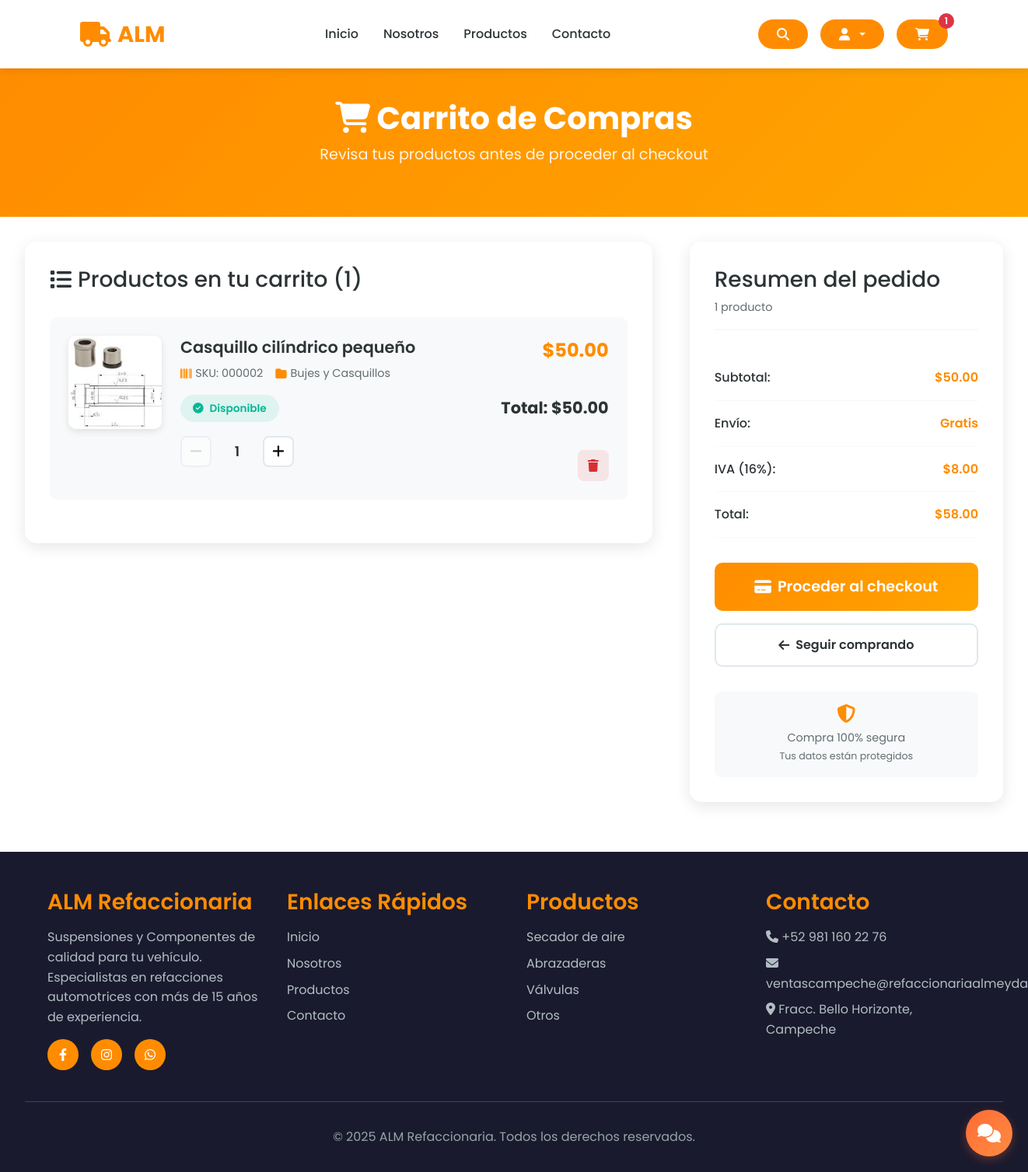
The app's page /cart/ (signed in), older data.
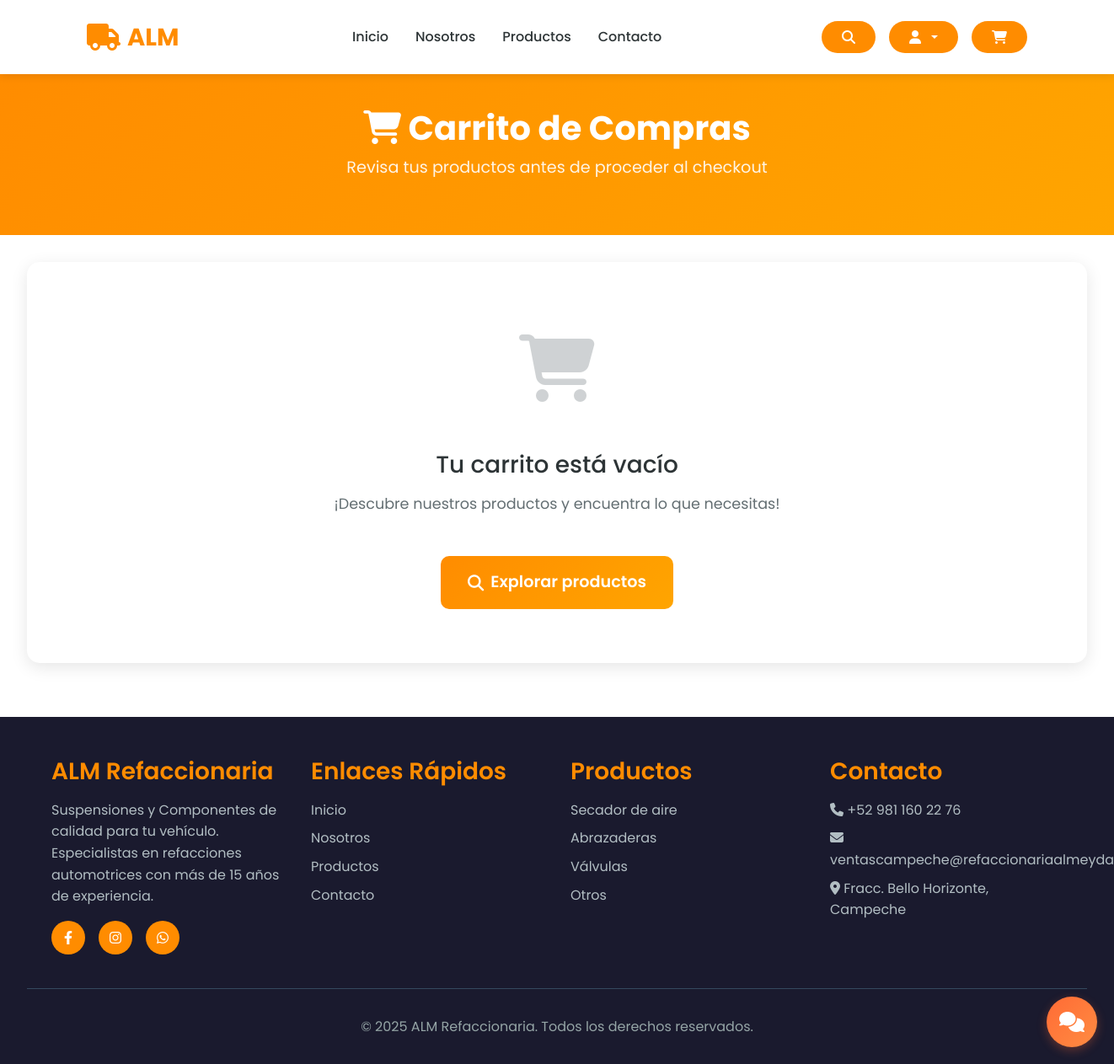
The same page, newer data.
### store/models.py (models this page shows, shortened)
class Order(models.Model):
    STATUS_CHOICES = [
        ('Pendiente', 'Pendiente'),
        ('Procesando', 'Procesando'),
        ('Enviado', 'Enviado'),
        ('Entregado', 'Entregado'),
        ('Cancelado', 'Cancelado'),
    ]
    customer = models.ForeignKey(Customer, on_delete=models.SET_NULL, null=True, blank=True)
    date_ordered = models.DateTimeField(auto_now_add=True)
    complete = models.BooleanField(default=False)
    transaction_id = models.CharField(max_length=200, null=True)
    status = models.CharField(max_length=20, choices=STATUS_CHOICES, default='Pendiente')
    estimated_delivery = models.DateField(null=True, blank=True)
    custom_message = models.TextField(null=True, blank=True)
    @property
    def get_cart_items(self):
        return sum(item.quantity for item in self.orderitem_set.all())
    @property
    def get_cart_total(self):
        return sum(item.get_total for item in self.orderitem_set.all())
    @property
    def get_cart_iva(self):
        return self.get_cart_total * 0.16
    @property
    def get_cart_total_with_iva(self):
        return self.get_cart_total * 1.16

class OrderItem(models.Model):
    product = models.ForeignKey(Product, on_delete=models.SET_NULL, null=True)
    order = models.ForeignKey(Order, on_delete=models.SET_NULL, null=True)
    quantity = models.IntegerField(default=0)
    date_added = models.DateTimeField(auto_now_add=True)
    @property
    def get_total(self):
        if not self.product:  # Si no hay producto
            return 0
        if self.product.offer and self.product.offer_price is not None:
            return self.product.offer_price * self.quantity
        return self.product.price * self.quantity

class Product(models.Model):
    CATEGORY_CHOICES = [
        ('Sujeción y Soporte', 'Sujeción y Soporte'),
        ('Motor y Transmisión', 'Motor y Transmisión'),
        ('Sistema hidraulico y Neumatico', 'Sistema hidraulico y Neumatico'),
        ('Bujes y Casquillos', 'Bujes y Casquillos'),
        ('Sistema de Frenos', 'Sistema de Frenos'),
        ('Accesorios y Misceláneos', 'Accesorios y Misceláneos'),
    ]
    MATERIAL_CHOICES = [
        ('Acero', 'Acero'),
        ('Hierro fundido', 'Hierro fundido'),
        ('Bronce / Latón', 'Bronce / Latón'),
        ('Aluminio', 'Aluminio'),
        ('Goma / Poliuretano', 'Goma / Poliuretano'),
        ('Otro', 'Otro'),
    ]
    PROVEEDOR_CHOICES = [
        ('Productos Almeyda', 'Productos Almeyda'),
    ]
    proveedor = models.CharField(max_length=100, choices=PROVEEDOR_CHOICES)
    seller = models.ForeignKey(User, on_delete=models.CASCADE)
    name = models.CharField(max_length=200)
    description = models.TextField(max_length=1000, null=True, blank=True)
    price = models.FloatField()
    offer_price = models.FloatField(null=True, blank=True)
    offer = models.BooleanField(default=False)
    quantity = models.IntegerField()
    category = models.CharField(max_length=50, choices=CATEGORY_CHOICES)
    height_cm = models.FloatField()
    width_cm = models.FloatField()
    material = models.CharField(max_length=50, choices=MATERIAL_CHOICES)
    likes = models.ManyToManyField(User, related_name='liked_products', blank=True)
    date_of_delivery = models.DateField(null=True, blank=True)
    image = models.ImageField(null=True, blank=False)
    imageuno = models.ImageField(null=True, blank=False)
    imagedos = models.ImageField(null=True, blank=False)
    imagetres = models.ImageField(null=True, blank=False)
    @property
    def imageURL(self):
        try:
            url = self.image.url
        except:
            url = ''
        return url

### store/views.py (the view)
# urls.py: path('cart/', views.cart, name="cart"),
def cart(request):
    data = cartData(request)
    cartItems = data['cartItems']
    order = data['order']
    items = data['items']
    has_out_of_stock = False
    insufficient_stock_items = []
    for item in items:
        if item.product.quantity == 0 or item.quantity > item.product.quantity:
            has_out_of_stock = True
            insufficient_stock_items.append({
                'product': item.product,
                'available': item.product.quantity,
                'requested': item.quantity,
            })
    notifications = []
    if request.user.is_authenticated:
        notifications = Notification.objects.filter(user=request.user, is_read=False)
    context = {
        'items': items,
        'order': order,
        'cartItems': cartItems,
        'has_out_of_stock': has_out_of_stock,
        'insufficient_stock_items': insufficient_stock_items,
        'notifications': notifications
    }
    return render(request, 'store/cart.html', context)

### store/utils.py (called while the page is built)
def cartData(request):
    if request.user.is_authenticated:
        try:
            customer = request.user.customer
            order = Order.objects.filter(customer=customer, complete=False).first()
            if order:
                items = order.orderitem_set.all()
                cartItems = order.get_cart_items
            else:
                items = []
                order = {'get_cart_total': 0, 'get_cart_items': 0, 'shipping': False}
                cartItems = 0
        except Customer.DoesNotExist:
            items = []
            order = {'get_cart_total': 0, 'get_cart_items': 0, 'shipping': False}
            cartItems = 0
    else:
        items = []
        order = {'get_cart_total': 0, 'get_cart_items': 0, 'shipping': False}
        cartItems = 0
    return {'cartItems': cartItems, 'order': order, 'items': items}

### store/templates/store/cart.html (shortened to what the changed rows need)
{% extends 'store/base.html' %}
{% load static %}
{% block content %}
<div class="cart-header">
    <h1>
        <i class="fas fa-shopping-cart"></i>
        Carrito de Compras
    </h1>
</div>
<div class="cart-container">
    {% if items %}
    <div class="cart-layout">
        <div class="cart-items">
            <h3>
                <i class="fas fa-list"></i>
                Productos en tu carrito ({{ order.get_cart_items }})
            </h3>
            {% for item in items %}
            <div class="cart-item">
                <div class="item-image">
                    {% if item.product.imageURL %}
                    <img src="{{ item.product.imageURL }}" alt="{{ item.product.name }}">
                    {% else %}
                    <div class="item-image-placeholder">
                        <i class="fas fa-cog"></i>
                    </div>
                    {% endif %}
                </div>
                <div class="item-details">
                    <div class="item-name">
                        <a href="{% url 'product_detail' item.product.id %}">{{ item.product.name }}</a>
                    </div>
                    <div class="item-info">
                        <div class="info-tag">
                            <i class="fas fa-barcode"></i>
                            <span>SKU: {{ item.product.id|stringformat:"06d" }}</span>
                        </div>
                        {% if item.product.category %}
                        <div class="info-tag">
                            <i class="fas fa-folder"></i>
                            <span>{{ item.product.category }}</span>
                        </div>
                        {% endif %}
                    </div>
                    <div class="item-status">
                        {% if item.product.quantity == 0 %}
                        <span class="status-badge out-of-stock">
                            <i class="fas fa-times-circle"></i>
                            Agotado
                        </span>
                        {% elif item.quantity > item.product.quantity %}
                        <span class="status-badge warning">
                            <i class="fas fa-exclamation-triangle"></i>
                            Solo quedan {{ item.product.quantity }}
                        </span>
                        {% else %}
                        <span class="status-badge available">
                            <i class="fas fa-check-circle"></i>
                            Disponible
                        </span>
                        {% endif %}
                    </div>
                    <div class="quantity-controls">
                        <button type="button"
                                class="quantity-btn update-cart"
                                data-product="{{ item.product.id }}"
                                data-action="remove"
                                {% if item.quantity <= 1 %}disabled{% endif %}
                                title="Reducir cantidad">
                            <i class="fas fa-minus"></i>
                        </button>
                        <div class="quantity-display">{{ item.quantity }}</div>
                        <button type="button"
                                class="quantity-btn update-cart"
                                data-product="{{ item.product.id }}"
                                data-action="add"
                                title="Aumentar cantidad">
                            <i class="fas fa-plus"></i>
                        </button>
                    </div>
                </div>
                <div class="item-actions">
                    <div class="item-price">
                        {% if item.product.offer %}
                        <span class="original-price">${{ item.product.price|floatformat:2 }}</span>
                        <span class="current-price">${{ item.product.offer_price|floatformat:2 }}</span>
                        {% else %}
                        <span class="current-price">${{ item.product.price|floatformat:2 }}</span>
                        {% endif %}
                    </div>
                    <div class="item-total">
                        Total: ${{ item.get_total|floatformat:2 }}
                    </div>
                    <button type="button"
                            class="remove-item update-cart"
                            data-product="{{ item.product.id }}"
                            data-action="delete"
                            title="Eliminar producto">
                        <i class="fas fa-trash"></i>
                    </button>
                </div>
            </div>
            {% endfor %}
        </div>
        <div class="cart-summary">
            <div class="summary-header">
                <h3>Resumen del pedido</h3>
                <div class="summary-subtitle">{{ order.get_cart_items }} producto{{ order.get_cart_items|pluralize }}</div>
            </div>
            <div class="summary-item">
                <span class="summary-label">Subtotal:</span>
                <span class="summary-value">${{ order.get_cart_total|floatformat:2 }}</span>
            </div>
            <div class="summary-item">
                <span class="summary-label">Envío:</span>
                <span class="summary-value">Gratis</span>
            </div>
            <div class="summary-item">
                <span class="summary-label">IVA (16%):</span>
                <span class="summary-value">${{ order.get_cart_iva|floatformat:2 }}</span>
            </div>
            <div class="summary-item">
                <span class="summary-label">Total:</span>
                <span class="summary-value">${{ order.get_cart_total_with_iva|floatformat:2 }}</span>
            </div>
            <div class="checkout-actions">
                {% if has_out_of_stock %}
                <button class="btn-checkout" disabled>
                    <i class="fas fa-lock"></i>
                    Resolver problemas de stock
                </button>
                {% else %}
                <a href="{% url 'checkout' %}" class="btn-checkout">
                    <i class="fas fa-credit-card"></i>
                    Proceder al checkout
                </a>
                {% endif %}
                <a href="{% url 'store' %}" class="btn-continue-shopping">
                    <i class="fas fa-arrow-left"></i>
                    Seguir comprando
                </a>
            </div>
            <div style="margin-top: 2rem; padding: 1rem; background: var(--light-bg); border-radius: 8px; text-align: center;">
                <i class="fas fa-shield-alt" style="color: var(--primary-color); font-size: 1.5rem; margin-bottom: 0.5rem;"></i>
                <div style="font-size: 0.9rem; color: var(--text-light);">
                    Compra 100% segura<br>
                    <small>Tus datos están protegidos</small>
                </div>
            </div>
        </div>
    </div>
    {% else %}
    <div class="empty-cart">
        <div class="empty-cart-icon">
            <i class="fas fa-shopping-cart"></i>
        </div>
        <h3>Tu carrito está vacío</h3>
        <p>¡Descubre nuestros productos y encuentra lo que necesitas!</p>
        <a href="{% url 'store' %}" class="btn-checkout" style="display: inline-flex; margin-top: 1rem;">
            <i class="fas fa-search"></i>
            Explorar productos
        </a>
    </div>
    {% endif %}
</div>
{% endblock %}

Row changes from the older to the newer data that the page shows:
removed Order: get_cart_items "1", get_cart_total "50.00", get_cart_iva "8.00", get_cart_total_with_iva "58.00"
removed OrderItem: product.imageURL (picture), product.name "Casquillo cilíndrico pequeño", product.id "000002", product.category "Bujes y Casquillos", shows "Disponible", quantity "1", product.price "50.00", get_total "50.00"
Text that changed along with them:
{{ cartItems }}: "1" → (not shown)
text no longer shown: "Productos en tu carrito ( ) Resumen del pedido producto Subtotal: $ Envío: Gratis IVA (16%): $ Total: $ Proceder al checkout Seguir comprando Compra 100% segura Tus datos están protegidos"
text now shown: "Tu carrito está vacío ¡Descubre nuestros productos y encuentra lo que necesitas! Explorar productos"
